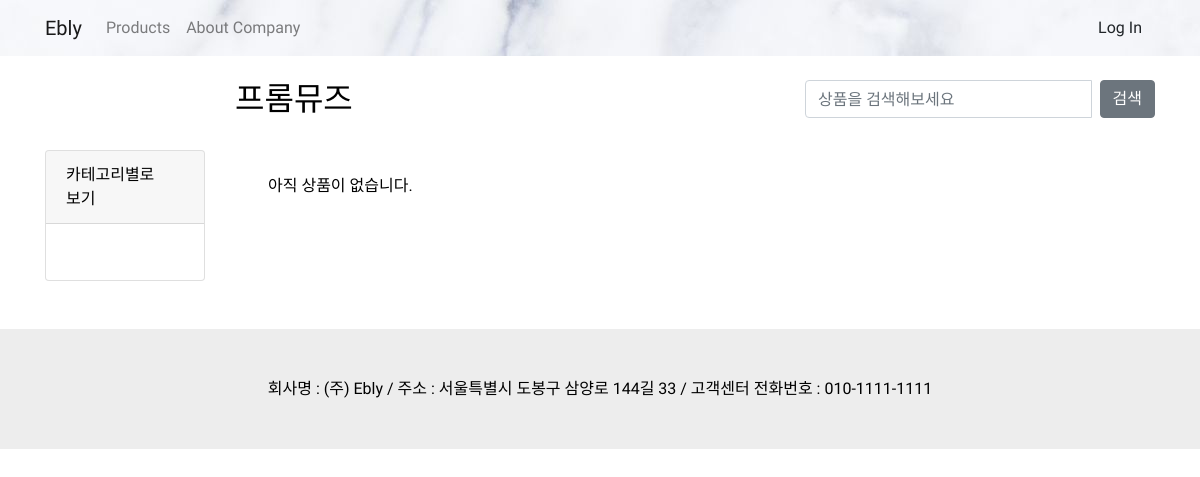
Page /shop/company/프롬뮤즈 on the earlier database version.
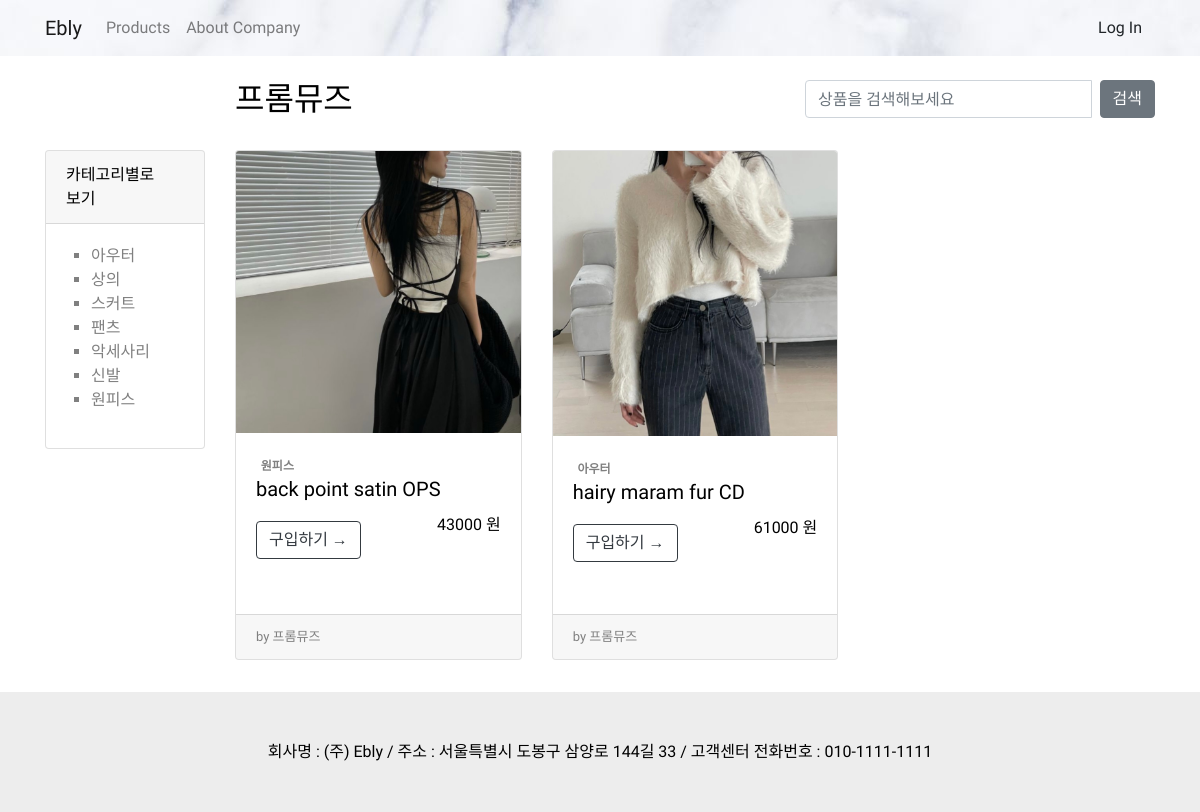
Same page on the later database version.
### shop/models.py (models this page shows, shortened)
class Category(models.Model):
    name = models.CharField(max_length=20, unique=True)
    slug = models.SlugField(max_length=200, unique=True, allow_unicode=True)
    def __str__(self):
        return f'{self.name}'

class Good(models.Model):
    name = models.TextField()
    about = models.TextField()
    price = models.IntegerField()
    inventory = models.IntegerField(blank=False)
    image = models.ImageField(upload_to='shop/images/', blank=False)
    from_url = models.URLField()
    company = models.ForeignKey(Company, null=True, blank=True, on_delete=models.CASCADE)
    size = models.ManyToManyField(Size)
    color = models.ManyToManyField(Color)
    category = models.ForeignKey(Category, null=True, blank=True, on_delete=models.SET_NULL)
    tag = models.ManyToManyField(Tag)
    user_com = models.ForeignKey(User, null=True, on_delete=models.SET_NULL)
    def __str__(self):
        return f'{self.name}'
    def get_absolute_url(self):
        return f'/shop/{self.pk}/'

class Company(models.Model):
    com_name = models.CharField(max_length=30)
    address = models.TextField()
    contact = models.CharField(max_length=100)
    com_url = models.URLField()
    bank_account = models.CharField(max_length=50)
    def __str__(self):
        return f'{self.com_name}'
    def get_complex_url(self):
        return f'/shop/{self.com_name}'

### shop/views.py (the view)
# urls.py: path('company/<str:com_name>', views.mall_page),
def mall_page(request, com_name):
    company = Company.objects.get(com_name=com_name)
    good_list = Good.objects.filter(company=company)
    return render(request, 'shop/good_list.html',
                  {
                      'good_list': good_list,
                      'categories': Category.objects.all(),
                      'company': company,
                      'companies': Company.objects.all()
                  })

### shop/templates/shop/good_list.html (shortened to what the changed rows need)
{% extends 'shop/base.html' %}
{% block 'main_area' %}
    <div class="container">
        <div class="row">
            <div class="col-md-6 col-lg-6">
                {% if search_info %}
                <h5 class="mt-4">{{search_info}}</h5>
                {% elif company %}
                <h2 class="mt-4">{{company}} {% if category %}<span class="badge bg-light text-dark ml-2">{{category}}{% endif %}</span></h2>
                {% else %}
                <h2 class="mt-4">Products {% if category %}<span class="badge bg-light text-dark ml-2">{{category}}{% endif %}</span></h2>
                {% endif %}
            </div>
        </div>
        <div class="row">
            <div class="col-md-3 col-lg-2">
                {% if not company %}
                {% if not category %}
                <div class="card mt-4">
                    <div class="card-header">
                        쇼핑몰별로</br>보기
                    </div>
                    <div class="card-body">
                        <div class="row">
                            <ul style="list-style-type:square">
                            {% for com in companies %}
                                <li style="color:gray"><a href="{{com.get_absolute_url}}" style="color:gray">{{ com }}</a></li>
                            {% endfor %}
                            </ul>
                        </div>
                    </div>
                </div>
                {% endif %}
                <div class="card mt-4">
                    <div class="card-header">
                        카테고리별로</br>보기
                    </div>
                    <div class="card-body">
                        <div class="row">
                            <ul style="list-style-type:square">
                            {% for c in categories %}
                                <li style="color:gray"><a href="{{c.get_absolute_url}}" style="color:gray">{{ c }}</a></li>
                            {% endfor %}
                            </ul>
                        </div>
                    </div>
                </div>
                {% else %}
                <div class="card mt-4">
                    <div class="card-body">
                        <div class="row">
                            <ul style="list-style-type:square">
                            {% for c in categories %}
                                <li style="color:gray"><a href="{{company.get_complex_url}}/{{c}}" style="color:gray">{{ c }}</a></li>
                            {% endfor %}
                            </ul>
                        </div>
                    </div>
                </div>
                {% endif %}
            </div>
            <div class="col-md-9 col-lg-10">
                <div class="row">
                    {% if good_list.exists %}
                        {% for good in good_list %}
                        <div class="col-sm-4 mt-2">
                            <div class="card mb-3 mt-3 h-100">
                                <div>
                                    <img class="card-img-top" src="{{ good.image.url }}" alt="{{ good }}" />
                                </div>
                            <div class="card-body">
                                <span class="badge bg-outline-dark float-rigth" style="color:gray">{{good.category}}</span>
                                <h5 class="card-title">{{ good.name }}</h5>
                                <div class="card-text float-right">{{good.price}} 원</div>
                                <a class="btn btn-outline-dark mt-2" href="{{ good.get_absolute_url }}">구입하기 →</a>
                            </div>
                                <div class="card-footer float-right" style="color:gray; font-size:small">
                                    by {{good.company}}
                                </div>
                        </div>
                        </div>
                        {% endfor %}
                    {% else %}
                    <div class=" ml-5 mt-5 text-center">
                        아직 상품이 없습니다.
                    </div>
                    {% endif %}
                </div>
            </div>
        </div>
        </div>
{% endblock %}

Differences in the rows shown:
added Category: name "아우터"
added Category: name "상의"
added Category: name "스커트"
added Category: name "팬츠"
added Category: name "악세사리"
added Category: name "신발"
added Category: name "원피스"
now on this page (row edited): Good: image (picture), category "원피스", name "back point satin OPS", price "43000", company "프롬뮤즈"
now on this page (row edited): Good: image (picture), category "아우터", name "hairy maram fur CD", price "61000", company "프롬뮤즈"
Other differences:
text no longer shown: "아직 상품이 없습니다."
